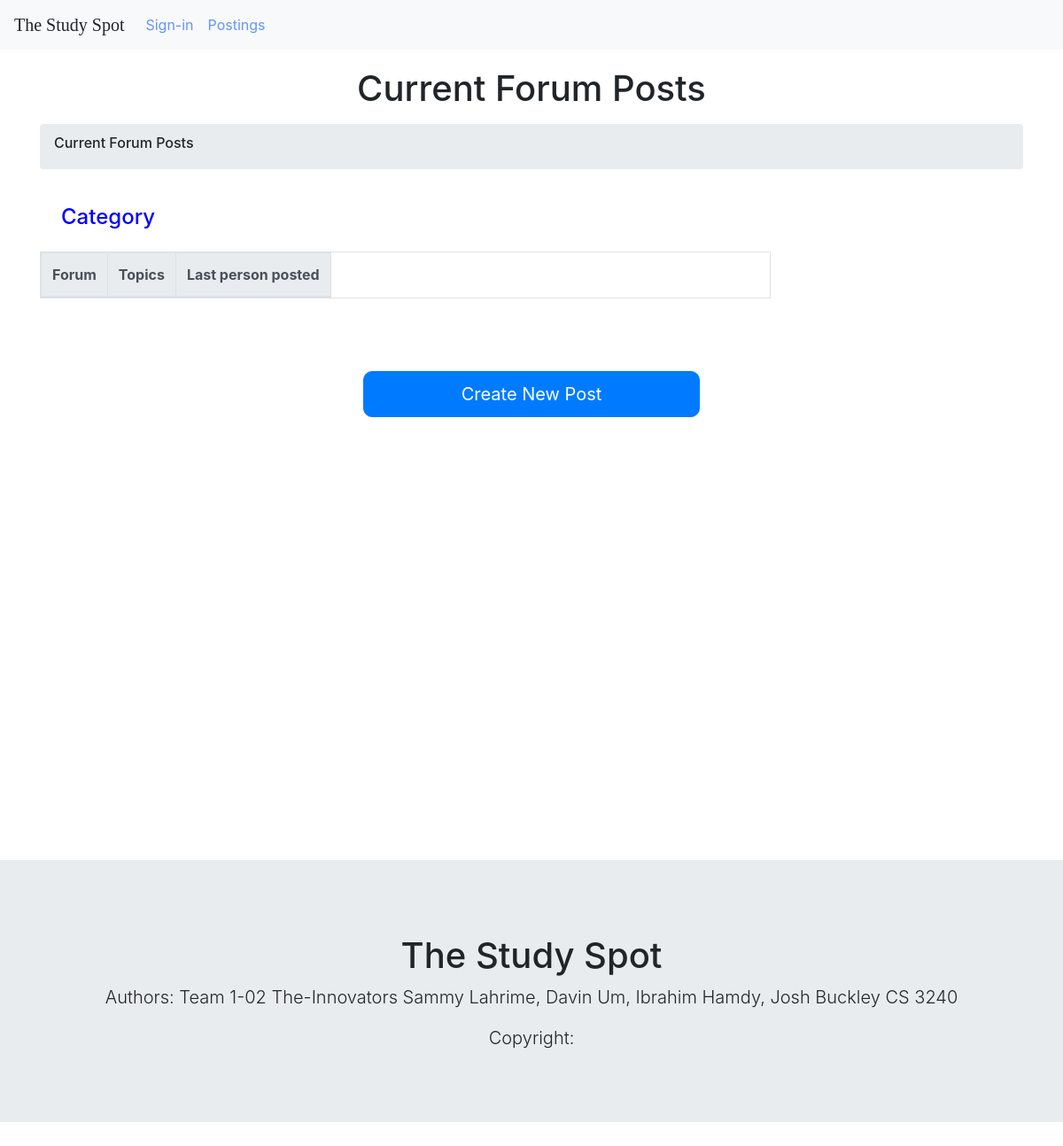
Page /post/ on the earlier database version.
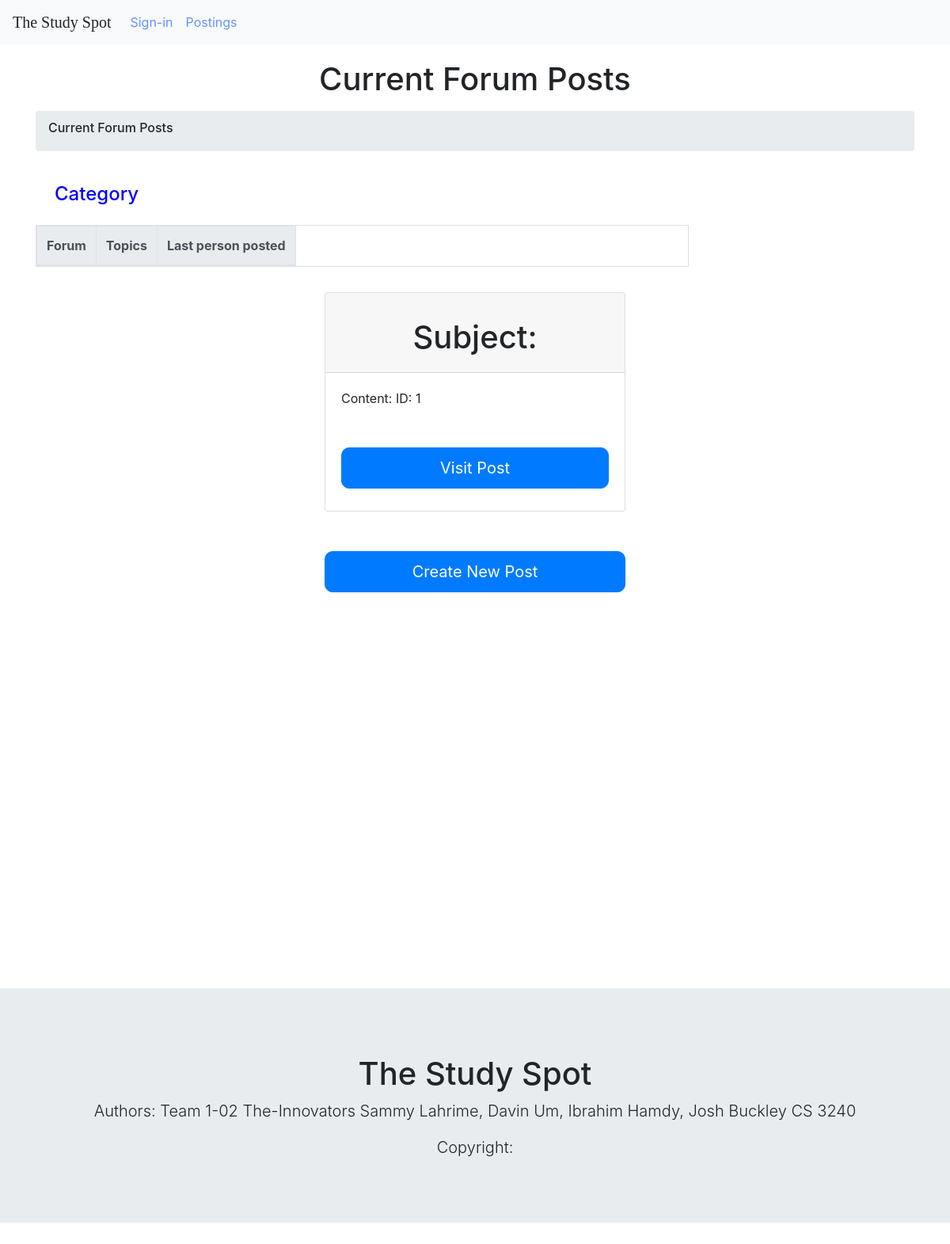
Same page on the later database version.
### StudyForum/models.py (models this page shows)
class Post(models.Model):
    username = models.CharField(max_length = 12, default="na")
    subject = models.CharField(max_length = 50, default="na")
    category = models.CharField(max_length = 20, default="na")
    content = models.CharField(max_length = 100, default="na")

### StudyForum/views.py (the view)
# urls.py: path('post/', views.post, name = 'post'),
def post(request):
    post_list = Post.objects.all()
    context = {'post_list': post_list}
    return render(request, 'studyforum/postings.html',context)

### StudyForum/templates/studyforum/postings.html
{% extends './global_template.html' %}
{% block content %}
  <h1>Current Forum Posts</h1>
  <div class = "container my-3">
      <nav class = "breadcrumb">
        <h6 class = "breadcrumb-item-active">Current Forum Posts</h6>
      </nav>
      <div class = "row">
          <div class="col-12 col-xl-9">
              <h2 style = "color:blue" class="h4 category mb-0 p-4 rounded-top">Category</h2>
                  <table class="table table-striped table-bordered table-responsive">
                      <thead class="thead-light">
                            <tr>
                                <th scope = "col" class = "forum-col">
                                Forum
                                </th>
                                <th scope = "col">
                                    Topics
                                </th>
                                <th scope = "col" class = "last-post-col">
                                Last person posted
                                </th>
                            </tr>
                      </thead>
                  </table>
          </div>
      </div>
  </div>
<div class = "row">
  <div class ="col-md-4"></div>
  <div class = "col-md-4">
        {% for post in post_list %}
        <div class="card z-depth-0 bordered">
                <div class="card-header">
                  <h1>
                  Subject: {{post.subject}}
                  </h1>
                </div>
                <div class="card-body" id ="card-four">
                  Content: {{post.content}}
                  ID: {{post.id}}
                  <h1>
                    <form>
                      <button formaction="{% url 'studyforum:postpage' post.id %}" class = "btn btn-block btn-primary big-button">Visit Post</button>
                    </form>
                  </h1>
                </div>
              </div>
        {% endfor %}
        </div>
        <div class = "col-md-4"></div>
  </div>
    <div class = "row">
      <div class="col-md-4"></div>
      <div class="col-md-4">
    <form>
    <button formaction="{% url 'studyforum:postsubmit' %}" class = "btn btn-block btn-primary big-button">Create New Post</button>
    </form>
    </div>
    <div class="col-md-4"></div>
    </div>
    {% endblock%}

### StudyForum/templates/studyforum/global_template.html (shortened to what this page needs)
{% load static %}
<!DOCTYPE html>
<html lang="en">
  <head>
    <link
      rel="stylesheet"
      href="https://stackpath.bootstrapcdn.com/bootstrap/4.3.1/css/bootstrap.min.css"
    />
    <link rel = "stylesheet" type="text/css" href = "{% static 'css/main.css'%}">
  </head>
  <nav class="navbar navbar-expand-lg navbar-light bg-light">
    <div class="collapse navbar-collapse" id="collapse-bar">
      <a class="navbar-brand primary-text" style="font-family: Pacifico"
        >The Study Spot</a
      >
      <ul class="navbar-nav mr-auto mt-2 mt-lg-0">
        <li class="nav-item">
          <a style="color: #6594ff" class="nav-link" href="{% url 'studyforum:index' %}">Sign-in</a>
        </li>
        <li class="nav-item">
          <a style="color: #6594ff" class="nav-link" href="{% url 'studyforum:post' %}">Postings</a>
        </li>
      </ul>
    </div>
  </nav>
  <body>
   {% block content %} {% endblock %}
    <div class = "row">
    <div class = "footer">
  <div class="jumbotron">
  <h1>The Study Spot</h1>
  <p class="lead">Authors: Team 1-02 The-Innovators Sammy Lahrime, Davin Um, Ibrahim Hamdy, Josh Buckley CS 3240</p>
  <p class = "lead">Copyright: </p>
</div>
</div>
</div>
  </body>
</html>

### StudyForum/static/css/main.css (style rules this page uses)
h1 { text-align: center; margin-top:20px; }
.big-button { padding: 10px 20px; font-size: 20px; border-radius: 10px; margin-top: 50px; }

### StudyForum/templates/studyforum/global_template.html (style rules this page uses)
.footer { left: 0; bottom: 0; margin-top:500px; width: 100%; position: relative; text-align: center; }

Differences in the rows shown:
added Post: id "1"
